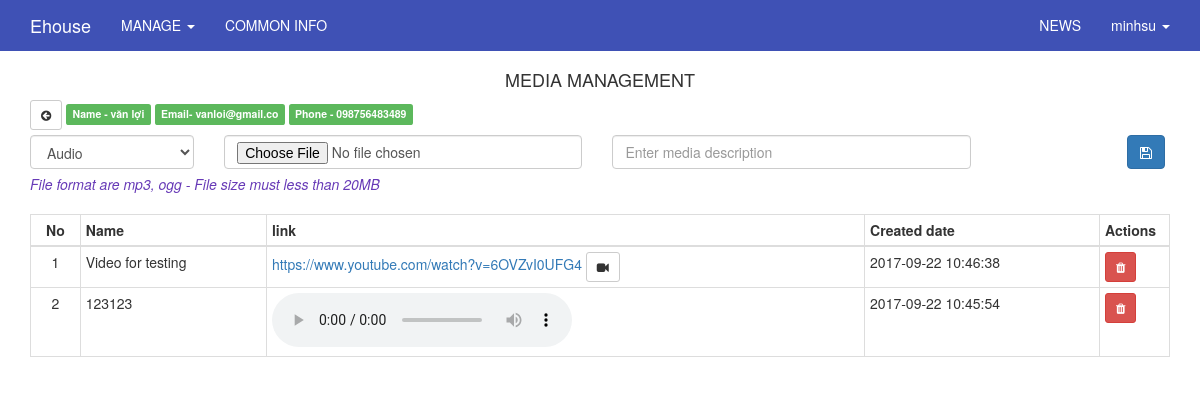
The app's page /admin/users/media/18 (signed in) with its own data.
### tables this page shows
CREATE TABLE `users` (
  `id` int(11) UNSIGNED NOT NULL,
  `ip_address` varchar(15) NOT NULL,
  `username` varchar(100) NOT NULL,
  `password` varchar(255) NOT NULL,
  `salt` varchar(255) DEFAULT NULL,
  `email` varchar(100) NOT NULL,
  `activation_code` varchar(40) DEFAULT NULL,
  `forgotten_password_code` varchar(40) DEFAULT NULL,
  `forgotten_password_time` int(11) UNSIGNED DEFAULT NULL,
  `remember_code` varchar(40) DEFAULT NULL,
  `created_on` int(11) UNSIGNED NOT NULL,
  `last_login` int(11) UNSIGNED DEFAULT NULL,
  `active` tinyint(1) UNSIGNED DEFAULT NULL,
  `first_name` varchar(50) DEFAULT NULL,
  `last_name` varchar(50) DEFAULT NULL,
  `company` varchar(100) DEFAULT NULL,
  `birth_day` varchar(50) NOT NULL,
  `phone` varchar(20) DEFAULT NULL,
  `address` varchar(255) DEFAULT NULL,
  `profile` text,
  `modified_date` datetime DEFAULT NULL
);

CREATE TABLE `files` (
  `id` int(11) NOT NULL,
  `name` varchar(255) NOT NULL,
  `link` varchar(255) NOT NULL,
  `type` varchar(50) NOT NULL,
  `description` text NOT NULL,
  `user_id` int(11) NOT NULL,
  `created_date` datetime DEFAULT NULL
);

### application/core/MY_Controller.php (called while the page is built, shortened)
<?php
class MY_Controller extends CI_Controller {
	protected function render($the_view = NULL, $template = 'master')
	{
		if($template == 'json' || $this->input->is_ajax_request())
		{
			header('Content-Type: application/json');
			echo json_encode($this->data);
		}
		else if(is_null($template))
		{
			$this->load->view($the_view, $this->data);
		}else
		{
			$this->data['the_view_content'] = (is_null($the_view)) ? '' : $this->load->view($the_view, $this->data, TRUE);
			$this->load->view('templates/' . $template . '_view', $this->data);
		}
	}
}
class Admin_Controller extends MY_Controller
{
	function __construct()
	{
		$current_user = $this->ion_auth->user()->row();
	}
	protected function render($the_view = NULL, $template = 'admin_master')
	{
		parent::render($the_view, $template);
	}
}

### application/controllers/admin/Users.php (called while the page is built, shortened)
<?php
class Users extends Admin_Controller
{
    function __construct()
    {
        parent::__construct();
    }
    public function media($user_id)
    {
        $input['where'] = array('id' => $user_id);
        $this->data['user'] = $this->users_model->get_row($input);
    $input['where'] = array('user_id' => $user_id);
    $this->data['items'] = $this->files_model->get_list($input);
    $this->render('admin/users/media_view');
}
}

### index.php (called while the page is built, shortened)
<?php
require_once BASEPATH.'core/CodeIgniter.php';

### application/models/Users_model.php (called while the page is built, shortened)
<?php
class Users_model extends MY_Model
{
    function __construct()
    {
        $this->table = 'users';
    }
}

### application/core/MY_Model.php (called while the page is built, shortened)
<?php if ( ! defined('BASEPATH')) exit('No direct script access allowed');
class MY_Model extends CI_Model {
    var $table = '';
    var $key = 'id';
    var $order = '';
    function get_row($input = array()){
        $query = $this->db->get($this->table);
        return $query->row();
    }
    function get_list($input = array())
    {
        $query = $this->db->get($this->table);
        return $query->result();
    }
    protected function get_list_set_input($input = array())
    {
        if ((isset($input['where'])) && $input['where'])
        {
            $this->db->where($input['where']);
        }
        if (isset($input['order'][0]) && isset($input['order'][1]))
        {
            $this->db->order_by($input['order'][0], $input['order'][1]);
        }
        else
        {
            $order = ($this->order == '') ? array($this->table.'.'.$this->key, 'desc') : $this->order;
            $this->db->order_by($order[0], $order[1]);
        }
    }
}
?>

### application/libraries/Session.php (called while the page is built, shortened)
<?php if ( ! defined('BASEPATH')) exit('No direct script access allowed');
class Session
{
    protected $sess_namespace = '';
    protected $store = array();
     private function initialize()
     {
        $prefs = array(
            'sess_cookie_name',
            'sess_expire_on_close',
            'sess_expiration',
            'sess_match_ip',
            'sess_match_useragent',
            'sess_time_to_update',
            'cookie_prefix',
            'cookie_path',
            'cookie_domain',
            'cookie_secure',
            'cookie_httponly'
        );
        if (isset($_SESSION[$this->sess_namespace]) ) {
            $this->store = $_SESSION[$this->sess_namespace];
        }
        $destroy = false;
        if (!$destroy) {
            return;
        }
    }
    public function userdata($value)
    {
        if (isset($this->store[$value])) {
            return $this->store[$value];
        } else {
            return false;
        }
    }
    public function set_userdata($data = array(), $value = '')
    {
        if (is_string($data)) {
            $data = array($data => $value);
        }
        foreach ($data as $key => $val) {
            $this->store[$key] = $val;
        }
    }
}

### application/models/Files_model.php (called while the page is built, shortened)
<?php
class Files_model extends MY_Model
{
    function __construct()
    {
        $this->table = 'files';
    }
}

### application/libraries/Ion_auth.php (called while the page is built, shortened)
<?php  if ( ! defined('BASEPATH')) exit('No direct script access allowed');
class Ion_auth
{
    public $_cache_user_in_group;
    public function __construct()
    {
        $this->_cache_user_in_group =& $this->ion_auth_model->_cache_user_in_group;
        $this->ion_auth_model->trigger_events('library_constructor');
    }
    public function __call($method, $arguments)
    {
        return call_user_func_array( array($this->ion_auth_model, $method), $arguments);
    }
    public function __get($var)
    {
        return get_instance()->$var;
    }
    public function logged_in()
    {
        $this->ion_auth_model->trigger_events('logged_in');
        return (bool) $this->session->userdata('identity');
    }
    public function in_group($check_group, $id=false, $check_all = false)
    {
        $this->ion_auth_model->trigger_events('in_group');
        $id || $id = $this->session->userdata('user_id');
        if (!is_array($check_group))
        {
            $check_group = array($check_group);
        }
        if (isset($this->_cache_user_in_group[$id]))
        {
            $groups_array = $this->_cache_user_in_group[$id];
        }
        else
        {
            $users_groups = $this->ion_auth_model->get_users_groups($id)->result();
            $groups_array = array();
            foreach ($users_groups as $group)
            {
                $groups_array[$group->id] = $group->name;
            }
            $this->_cache_user_in_group[$id] = $groups_array;
        }
        foreach ($check_group as $key => $value)
        {
            $groups = (is_string($value)) ? $groups_array : array_keys($groups_array);
            if (in_array($value, $groups) xor $check_all)
            {
                return !$check_all;
            }
        }
        return $check_all;
    }
}

### application/models/Ion_auth_model.php (called while the page is built, shortened)
<?php  if ( ! defined('BASEPATH')) exit('No direct script access allowed');
class Ion_auth_model extends CI_Model
{
    public $tables = array();
    public $_ion_where = array();
    public $_ion_select = array();
    public $_ion_limit = NULL;
    public $_ion_offset = NULL;
    public $_ion_order_by = NULL;
    public $_ion_order = NULL;
    protected $response = NULL;
    public function __construct()
    {
        $this->config->load('ion_auth', TRUE);
        $this->tables  = $this->config->item('tables', 'ion_auth');
    }
    public function limit($limit)
    {
        $this->_ion_limit = $limit;
        return $this;
    }
    public function where($where, $value = NULL)
    {
        if (!is_array($where))
        {
            $where = array($where => $value);
        }
        array_push($this->_ion_where, $where);
        return $this;
    }
    public function order_by($by, $order='desc')
    {
        $this->_ion_order_by = $by;
        $this->_ion_order    = $order;
        return $this;
    }
    public function row()
    {
        $row = $this->response->row();
        return $row;
    }
    public function users($groups = NULL)
    {
        if (isset($this->_ion_select) && !empty($this->_ion_select))
        {
            foreach ($this->_ion_select as $select)
            {
                $this->db->select($select);
            }
            $this->_ion_select = array();
        }
        else
        {
            $this->db->select(array(
                $this->tables['users'].'.*',
                $this->tables['users'].'.id as id',
                $this->tables['users'].'.id as user_id'
            ));
        }
        if (isset($this->_ion_where) && !empty($this->_ion_where))
        {
            foreach ($this->_ion_where as $where)
            {
                $this->db->where($where);
            }
            $this->_ion_where = array();
        }
        if (isset($this->_ion_limit) && isset($this->_ion_offset))
        {
            $this->db->limit($this->_ion_limit, $this->_ion_offset);
            $this->_ion_limit  = NULL;
            $this->_ion_offset = NULL;
        }
        else if (isset($this->_ion_limit))
        {
            $this->db->limit($this->_ion_limit);
            $this->_ion_limit  = NULL;
        }
        if (isset($this->_ion_order_by) && isset($this->_ion_order))
        {
            $this->db->order_by($this->_ion_order_by, $this->_ion_order);
            $this->_ion_order    = NULL;
            $this->_ion_order_by = NULL;
        }
        $this->response = $this->db->get($this->tables['users']);
        return $this;
    }
    public function user($id = NULL)
    {
        $id = isset($id) ? $id : $this->session->userdata('user_id');
        $this->users();
        return $this;
    }
}

### application/views/admin/users/media_view.php (the view, shortened to what this page needs)
<div class="container" style="margin-top:0px;">
    <div class="row">
        <div class="col-lg-12">
            <h4 class="text-center">MEDIA MANAGEMENT</h4>
        </div>
    </div>
    <div class="row">
        <div class="col-xs-12">
            <span><a href="<?php echo base_url('admin/users') ?>"><button class="btn btn-default btn-sm"><li class="fa fa-arrow-circle-left"></li></button></a></span>
            <div class="label label-success"><?php echo 'Name - '.$user->last_name.' '.$user->first_name; ?></div>
            <div class="label label-success"><?php echo 'Email- '.$user->email; ?></div>
            <div class="label label-success"><?php echo 'Phone - '.$user->phone; ?></div>
        </div>
    </div>
    <form action="<?php echo base_url('admin/users/media/'.$user_id) ?>" method="POST" enctype="multipart/form-data" >
        <div class="row" style="margin-top: 5px;">
            <div class="col-xs-12 pd-l-0">
                <div class="col-xs-2">
                    <select name="type" class="form-control" onchange="handleChangeMediaType(this.value)">
                        <option value="audio">Audio</option>
                    </select>
                </div>
                <div class="col-xs-4" id="media_area">
                    <?php if($this->input->post('type')=="video"){ ?>
                    <input type="text" name="video" class="form-control" id="video" placeholder="Enter video link here" value="<?php echo set_value("video"); ?>">
                    <?php }else{ ?>
                    <input type="file" name="audio_file" class="form-control" id="audio">
                    <?php } ?>
                </div>
                <div class="col-xs-4">
                    <input type="text" name="name" class="form-control" placeholder="Enter media description" value="<?php echo set_value("name"); ?>">
                </div>
                <div class="col-xs-2">
                 <button value="submit" name="submit" class="btn btn-primary btn-md pull-right"><li class="fa fa-save"></li></button>
             </div>
         </div>
     </div>
     <div class="row">
        <div class="col-xs-12">
            <p class="info">File format are mp3, ogg - File size must less than 20MB</p>
        </div>
    </div>
</form>
<div class="row">
    <div class="col-lg-12" style="margin-top: 10px;">
        <?php
        echo '<table class="table table-hover table-bordered table-condensed">';
        echo '<thead>';
        echo '<tr>';
        echo '<th><div class="text-center">No</div></th>';
        echo '<th>Name</th>';
        echo '<th>link</th>';
        echo '<th>Created date</th>';
        echo '<th style="width: 70px !important">Actions</th>';
        echo '</tr>';
        echo '</thead>';
        echo '<tbody>';
        if(!empty($items))
        {
            foreach($items as $key => $item)
            {
                echo '<tr>';
                echo '<td><div class="text-center">'.($key+1).'</div></td>';
                echo '<td>'.$item->name.'</td>';
                echo '<td>';
                if($item->type=="video"){ echo '<a href="'.$item->link.'" target="_blank">'.$item->link.' <button class="btn btn-default btn-sm"><li class="fa fa-video-camera"></li></button></a> '; }else {echo '<audio controls><source src="'.base_url().'public/upload/media/'.$item->link.'" type="audio/ogg"></audio>'; }
                echo '</td>';
                echo '<td>'.$item->created_date.'</td>';
                echo '<td>';
                echo '<a href="'.base_url("admin/").'users/delete_media/'.$item->id.'" style="color:#fff" onclick="return confirm(\'Are you sure want to delete ?\')"><button title="Click to delete" class="btn btn-sm btn-danger"><li class="fa fa-trash"></li></button></a>';
                ?>
                <?php
                echo '</td>';
                echo '</tr>';
            }
        }
        echo '</tbody>';
        echo '</table>';
        ?>
    </div>
</div>
</div>

### application/views/templates/_parts/admin_master_header_view.php (shortened to what this page needs)
    <!DOCTYPE html>
<html>
    <head>
    </head>
<body>
<?php
if($this->ion_auth->logged_in()) {
    ?>
    <nav class="navbar navbar-inverse navbar-fixed-top">
        <div class="container">
            <div class="navbar-header">
                <a class="navbar-brand"
                   href="<?php echo base_url(); ?>" target="_new"><?php echo 'Ehouse'?></a>
            </div>
            <div id="navbar" class="collapse navbar-collapse">
                <ul class="nav navbar-nav">
                    <li class="dropdown">
                        <a href="#" class="dropdown-toggle" data-toggle="dropdown" role="button" aria-expanded="false">MANAGE <span class="caret"></span></a>
                    </li>
                    <li><?php echo anchor('admin/website/index','COMMON INFO');?></li>
                </ul>
                <ul class="nav navbar-nav navbar-right">
                    <li><?php echo anchor('admin/news/index','NEWS');?></li>
                    <li class="dropdown">
                        <a href="#" class="dropdown-toggle" data-toggle="dropdown" role="button" aria-expanded="false"><?php echo $this->ion_auth->user()->row()->username;?> <span class="caret"></span></a>
                    </li>
                </ul>
            </div>
        </div>
    </nav>
<?php
}
?>

### public/css/admin.css (style rules this page uses)
.info { color: #673AB7; font-style: italic; }
.pd-l-0 { padding-left: 0; padding-right: 5px; padding-bottom: 5px; }
.navbar-inverse { background-color: #3F51B5; border-color: #3F51B5; border-radius: inherit; }
.navbar-inverse .navbar-nav>li>a { color: white; }
.navbar-inverse .navbar-brand { color: white; }

### records on screen
users: id+username "minhsu"
users: last_name "văn", first_name "lợi", email "vanloi@gmail.co", phone "098756483489"
files: name "Video for testing", link "https://www.youtube.com/watch?v=6OVZvI0UFG4", created_date "2017-09-22 10:46:38"
files: name "123123", created_date "2017-09-22 10:45:54"

### other values on screen
anchor('admin/website/index','COMMON INFO') "COMMON INFO"
anchor('admin/news/index','NEWS') "NEWS"
